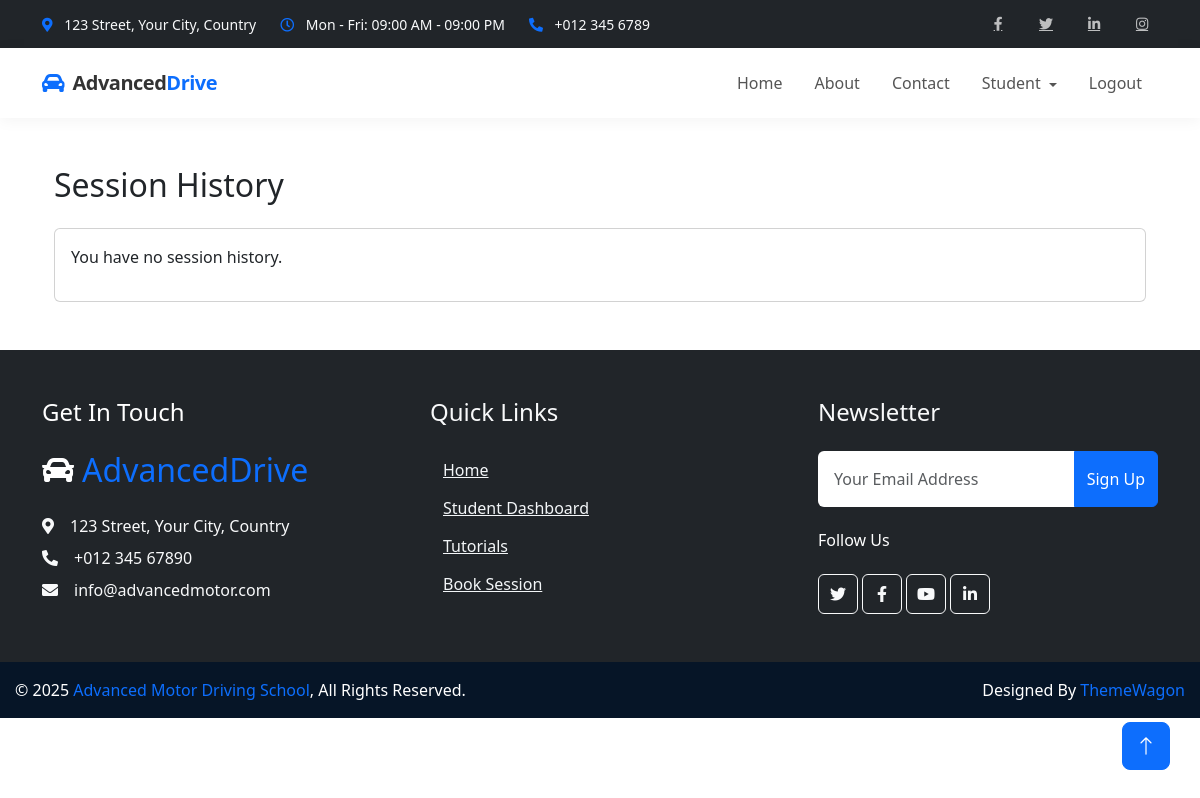
/student/sessions/history/ (signed in), run on an earlier commit of the app's database.
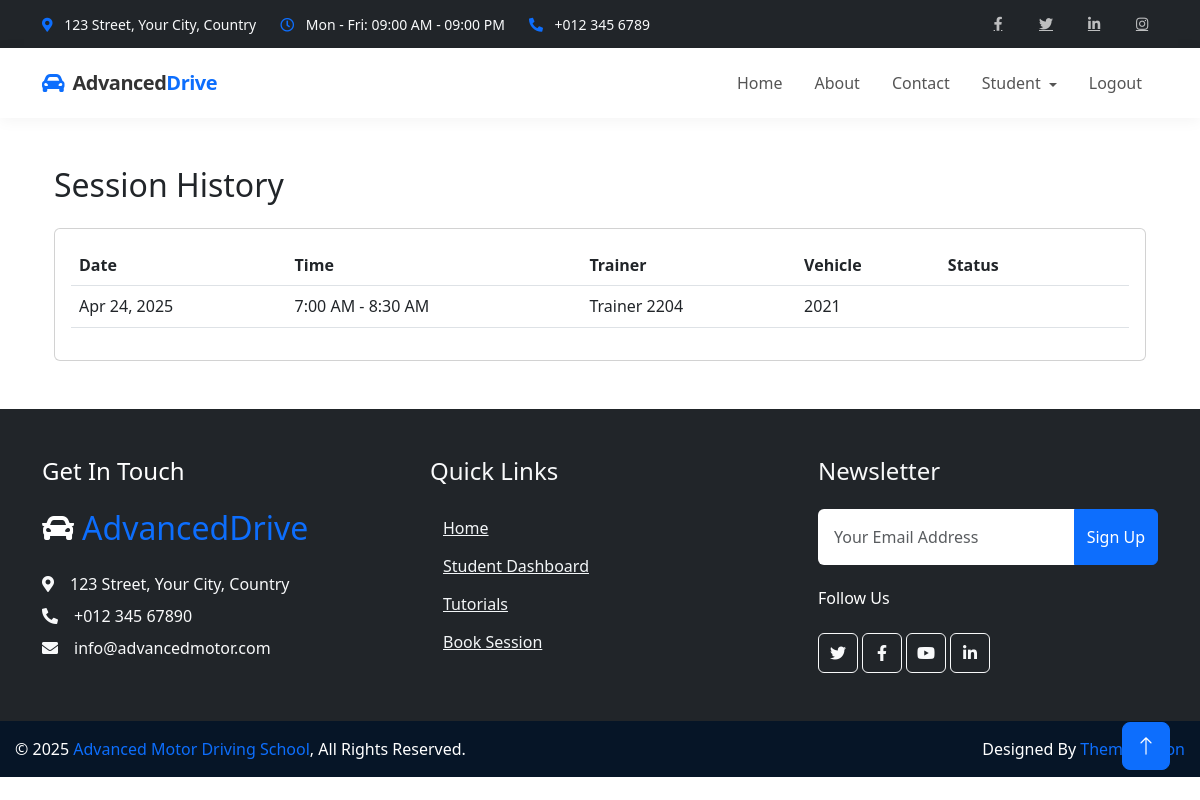
And on a later commit of the database.
### students/models.py (models this page shows, shortened)
class TrainingSession(models.Model):
    TIME_SLOTS = (
        ('7:00 AM - 8:30 AM', '7:00 AM - 8:30 AM'),
        ('9:00 AM - 10:30 AM', '9:00 AM - 10:30 AM'),
        ('11:00 AM - 12:30 PM', '11:00 AM - 12:30 PM'),
        ('1:00 PM - 2:30 PM', '1:00 PM - 2:30 PM'),
        ('3:00 PM - 4:30 PM', '3:00 PM - 4:30 PM'),
        ('5:00 PM - 6:30 PM', '5:00 PM - 6:30 PM'),
    )
    student = models.ForeignKey(Student, on_delete=models.CASCADE, related_name='sessions')
    trainer = models.ForeignKey(Trainer, on_delete=models.CASCADE, related_name='sessions_trainer', null=True, blank=True)
    vehicle = models.ForeignKey(Vehicle, on_delete=models.CASCADE, related_name='sessions_vehicle', null=True, blank=True)
    student_package = models.ForeignKey(StudentPackage, on_delete=models.CASCADE, null=True, blank=True)
    session_date = models.DateField()
    time_slot = models.CharField(max_length=20, choices=TIME_SLOTS)
    completed = models.BooleanField(default=False)
    notes = models.TextField(blank=True, null=True)
    class Meta:
        unique_together = [
            ('trainer', 'session_date', 'time_slot'),
            ('student', 'session_date', 'time_slot')  # ✅ Optional but useful
        ]

### trainers/models.py (models this page shows, shortened)
class Trainer(models.Model):
    user = models.OneToOneField(
        settings.AUTH_USER_MODEL,
        on_delete=models.CASCADE,
        related_name='driving_trainer_profile'
    )
    SPECIALIZATION_CHOICES = [
        ('CAR', 'Car'),
        ('SCOOTY', 'Scooty'),
        ('BOTH', 'Both Car and Scooty'),
        ('HEAVY','HEAVY'),
        ('OTHER', 'Other')
    ]
    specialization = models.CharField(
        max_length=10,
        choices=SPECIALIZATION_CHOICES,
        default='BOTH'
    )
    experience = models.PositiveIntegerField(
        validators=[MinValueValidator(0)],
        default=0,
        help_text="Years of experience as a driving trainer"
    )
    AVAILABILITY_CHOICES = [
        ('WEEKDAY', 'Weekdays Only'),
        ('WEEKEND', 'Weekends Only'),
        ('MORNING', 'Morning Shifts Only'),
        ('EVENING', 'Evening Shifts Only'),
        ('FLEXIBLE', 'Flexible Schedule'),
        ('CUSTOM', 'Custom Schedule')
    ]
    availability = models.CharField(
        max_length=10,
        choices=AVAILABILITY_CHOICES,
        default='FLEXIBLE'
    )
    is_remote = models.BooleanField(
        default=False,
        help_text="Whether this trainer provides remote training services"
    )
    service_area = models.CharField(
        max_length=255,
        blank=True,
        null=True,
        help_text="Geographic areas where remote training is available"
    )
    max_students = models.PositiveIntegerField(
        default=10,
        validators=[MinValueValidator(1)],
        help_text="Maximum number of students this trainer can handle at once"
    )
    date_joined = models.DateField(
        default=timezone.now,
        help_text="Date when the trainer joined the driving school"
    )
    license_number = models.CharField(
        max_length=50,
        blank=True,
        null=True,
        help_text="Trainer's driving license number"
    )
    notes = models.TextField(
        blank=True,
        null=True,
        help_text="Additional notes about the trainer"
    )
    is_active = models.BooleanField(
        default=True,
        help_text="Whether this trainer is currently active"
    )
    class Meta:
        ordering = ['-experience', 'user__last_name']

### vehicles/models.py (models this page shows, shortened)
class Vehicle(models.Model):
    VEHICLE_TYPES = (
        ('CAR', 'Car'),
        ('SCOOTY', 'Scooty'),
        ('OTHER', 'Other'),
        ('HEAVY','HEAVY'),
        ('SCOOTY&CAR','SCOOTY & CAR')
    )
    vehicle_number = models.CharField(max_length=20, unique=True)
    make = models.CharField(max_length=50)
    model = models.CharField(max_length=100)
    vehicle_type = models.CharField(max_length=10, choices=VEHICLE_TYPES)
    purchased_year = models.PositiveIntegerField()
    registration_expiry = models.DateField(null=True, blank=True)
    insurance_expiry = models.DateField(null=True, blank=True)
    seating_capacity = models.PositiveIntegerField(default=2)
    last_service_date = models.DateField(null=True, blank=True)
    next_service_due = models.DateField(null=True, blank=True)
    odometer_reading = models.PositiveIntegerField(default=0)
    is_active = models.BooleanField(default=True)
    created_at = models.DateTimeField(auto_now_add=True)
    updated_at = models.DateTimeField(auto_now=True)

### students/views.py (the view)
# urls.py: path('sessions/history/', views.session_history, name='session_history'),
@login_required
def session_history(request):
    student = get_object_or_404(Student, user=request.user)
    completed_sessions = TrainingSession.objects.filter(
        student=student, completed=True
    ).order_by('-session_date', '-time_slot')
    return render(request, 'students/session_history.html', {'sessions': completed_sessions})

### students/templates/students/session_history.html
{% extends 'students/base.html' %}
{% block content %}
<div class="container">
  <h2>Session History</h2>
  <div class="card mt-4">
    <div class="card-body">
      {% if sessions %}
        <table class="table">
          <thead>
            <tr>
              <th>Date</th>
              <th>Time</th>
              <th>Trainer</th>
              <th>Vehicle</th>
              <th>Status</th>
            </tr>
          </thead>
          <tbody>
            {% for session in sessions %}
              <tr>
                <td>{{ session.session_date|date:"M d, Y" }}</td>
                <td>{{ session.time_slot }}</td>
                <td>{{ session.trainer.user.get_full_name }}</td>
                <td>{{ session.vehicle.model }}</td>
                <td>
                  {% if session.completed %}
                    <span class="badge badge-success">Completed</span>
                  {% else %}
                    <span class="badge badge-warning">Pending</span>
                  {% endif %}
                </td>
              </tr>
            {% endfor %}
          </tbody>
        </table>
      {% else %}
        <p>You have no session history.</p>
      {% endif %}
    </div>
  </div>
</div>
{% endblock %}

What changed in the data, as far as the page shows it:
now on this page (row edited): TrainingSession: session_date "Apr 24, 2025", time_slot "7:00 AM - 8:30 AM", trainer.user.get_full_name "Trainer 2204", vehicle.model "2021"
Also different on the page:
text no longer shown: "You have no session history."
text now shown: "Date Time Trainer Vehicle Status"
